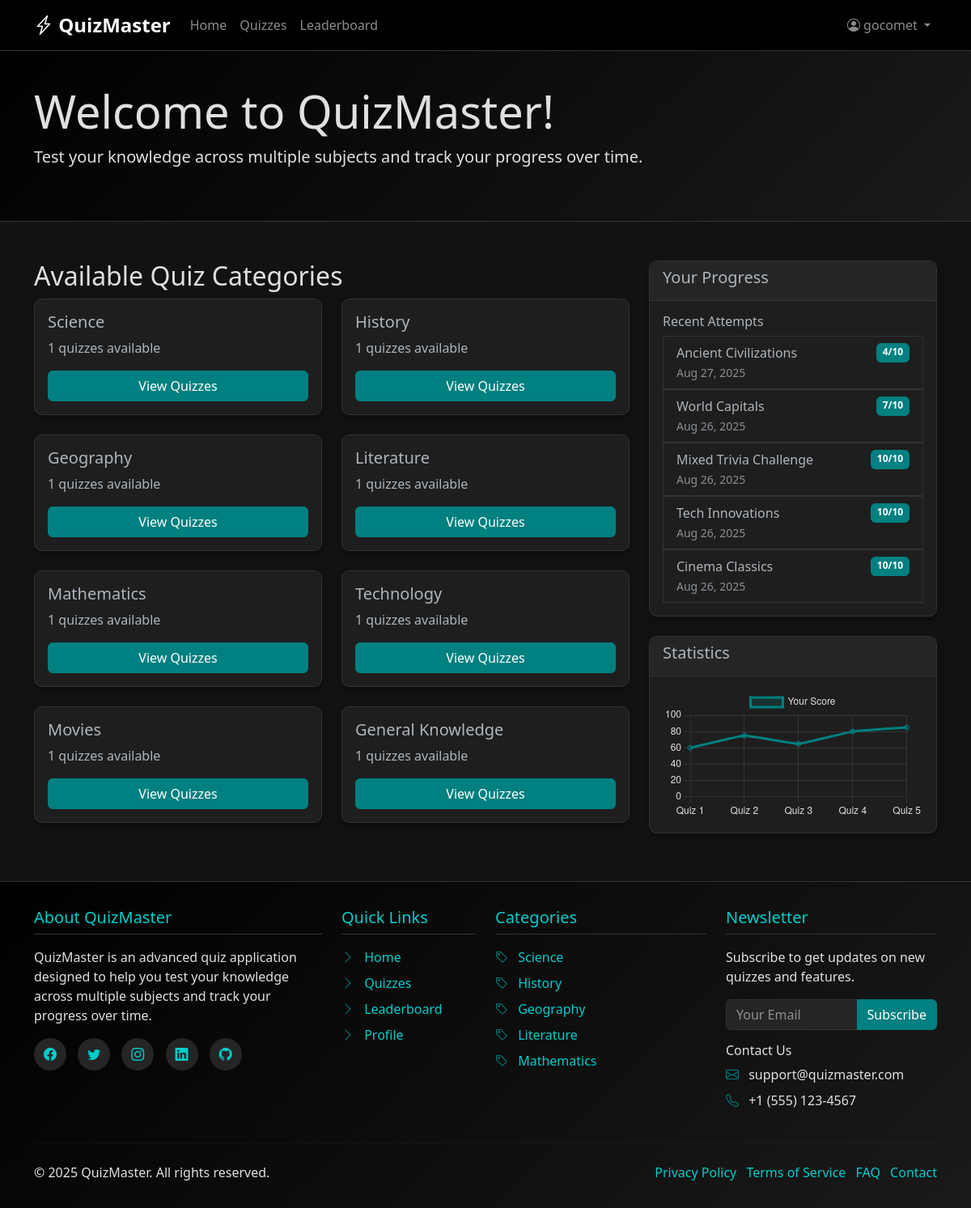
The app's page / (signed in), older data.
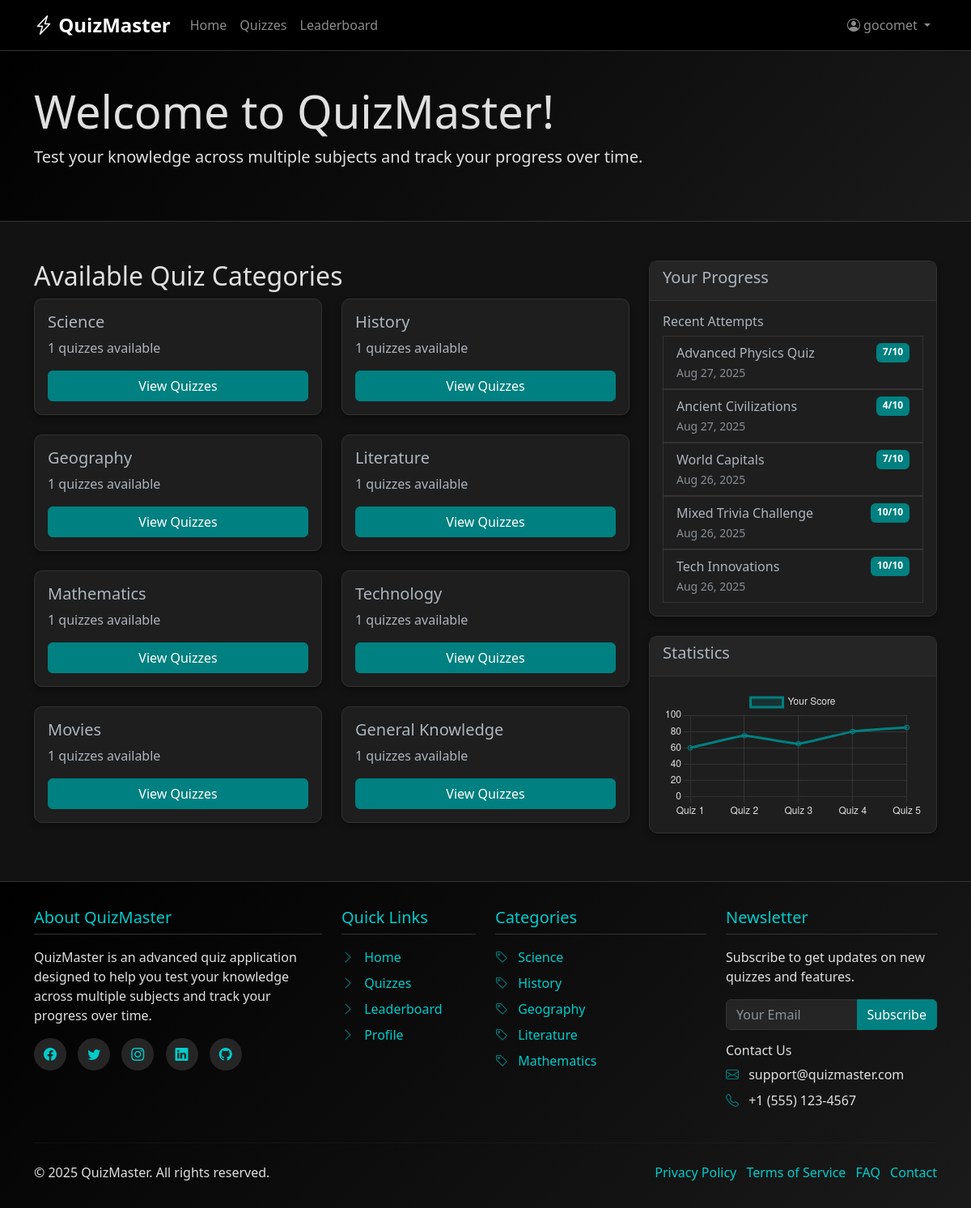
The same page, newer data.
### quiz/models.py (models this page shows, shortened)
class Category(models.Model):
    name = models.CharField(max_length=100, unique=True)
    description = models.TextField(blank=True)
    created_at = models.DateTimeField(auto_now_add=True)
    class Meta:
        verbose_name_plural = "Categories"
        indexes = [
            models.Index(fields=['name']),
        ]

class QuizAttempt(models.Model):
    user = models.ForeignKey(User, on_delete=models.CASCADE, related_name="quiz_attempts")
    quiz = models.ForeignKey(Quiz, on_delete=models.CASCADE)
    score = models.IntegerField()
    max_score = models.IntegerField(default=0)
    percentage = models.FloatField(default=0.0)
    completed_at = models.DateTimeField(auto_now_add=True)
    time_taken = models.PositiveIntegerField(
        help_text="Time taken in seconds",
        default=0
    )
    class Meta:
        indexes = [
            models.Index(fields=['user']),
            models.Index(fields=['quiz']),
            models.Index(fields=['-completed_at']),
            models.Index(fields=['percentage']),
        ]
        ordering = ['-completed_at']

class Quiz(models.Model):
    title = models.CharField(max_length=200)
    description = models.TextField(blank=True)
    category = models.ForeignKey(Category, on_delete=models.CASCADE, related_name="quizzes")
    created_at = models.DateTimeField(auto_now_add=True)
    is_active = models.BooleanField(default=True)
    time_limit = models.PositiveIntegerField(
        help_text="Time limit in minutes (0 for no limit)",
        default=0
    )
    class Meta:
        indexes = [
            models.Index(fields=['category']),
            models.Index(fields=['is_active']),
            models.Index(fields=['-created_at']),
        ]

### quiz/views.py (the view)
# urls.py: path("", views.home, name="home"),
def home(request):
    cache_key = 'homepage_data'
    cached_data = cache.get(cache_key)
    if cached_data is None:
        categories = Category.objects.prefetch_related('quizzes').annotate(
            quiz_count=Count('quizzes')
        ).all()
        latest_attempts = QuizAttempt.objects.select_related(
            'quiz', 'user'
        ).order_by('-completed_at')[:5] if request.user.is_authenticated else []
        cached_data = {
            'categories': categories,
            'latest_attempts': latest_attempts,
        }
        cache.set(cache_key, cached_data, 300)
    return render(request, 'quiz/home.html', cached_data)

### quiz/templates/quiz/home.html (shortened to what this page needs)
{% extends "quiz/base.html" %}
{% block content %}
<div class="jumbotron rounded-0">
  <div class="container py-5">
    <h1 class="display-4">Welcome to QuizMaster!</h1>
    <p class="lead">Test your knowledge across multiple subjects and track your progress over time.</p>
  </div>
</div>
<div class="container my-5">
  <div class="row">
    <div class="col-md-8">
      <h2>Available Quiz Categories</h2>
      <div class="row">
        {% for category in categories %}
        <div class="col-md-6 mb-4">
          <div class="card category-card h-100">
            <div class="card-body d-flex flex-column">
              <h5 class="card-title">{{ category.name }}</h5>
              <p class="card-text flex-grow-1">{{ category.quizzes.count }} quizzes available</p>
              <a href="#" class="btn btn-primary mt-auto view-quizzes" data-category="{{ category.id }}">View Quizzes</a>
            </div>
          </div>
        </div>
        {% endfor %}
      </div>
    </div>
    <div class="col-md-4">
      <div class="card">
        <div class="card-header">
          <h5>Your Progress</h5>
        </div>
        <div class="card-body">
          {% if latest_attempts %}
          <h6>Recent Attempts</h6>
          <ul class="list-group list-group-flush">
            {% for attempt in latest_attempts|slice:":5" %}
            <li class="list-group-item bg-dark">
              <div class="d-flex justify-content-between">
                <span>{{ attempt.quiz.title }}</span>
                <span class="badge bg-primary">{{ attempt.score }}/{{ attempt.quiz.questions.count }}</span>
              </div>
              <small class="text-muted">{{ attempt.completed_at|date:"M d, Y" }}</small>
            </li>
            {% endfor %}
          </ul>
          {% else %}
          <p>No quiz attempts yet. Take your first quiz to see progress!</p>
          {% endif %}
        </div>
      </div>
      <div class="card mt-4">
        <div class="card-header">
          <h5>Statistics</h5>
        </div>
        <div class="card-body">
          <canvas id="progressChart" width="400" height="200"></canvas>
        </div>
      </div>
    </div>
  </div>
</div>
{% endblock %}

Row changes from the older to the newer data that the page shows:
no longer on this page (row unchanged): QuizAttempt: quiz "Cinema Classics", score "10", quiz.questions.count "10", completed_at "Aug 26, 2025"
added QuizAttempt: quiz "Advanced Physics Quiz", score "7", quiz.questions.count "10", completed_at "Aug 27, 2025"
